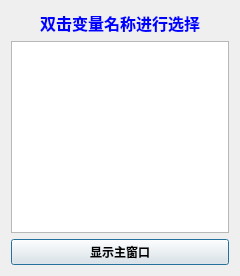
<?xml version='1.0' encoding='UTF-8'?>
<ui version="4.0">
 <class>VariableSelection</class>
 <widget class="QDialog" name="VariableSelection">
  <property name="geometry">
   <rect>
    <x>0</x>
    <y>0</y>
    <width>240</width>
    <height>276</height>
   </rect>
  </property>
  <property name="font">
   <font>
    <family>微软雅黑</family>
   </font>
  </property>
  <property name="windowTitle">
   <string>选择变量</string>
  </property>
  <layout class="QVBoxLayout" name="verticalLayout">
   <item>
    <widget class="QLabel" name="label">
     <property name="palette">
      <palette>
       <active>
        <colorrole role="WindowText">
         <brush brushstyle="SolidPattern">
          <color alpha="255">
           <red>0</red>
           <green>0</green>
           <blue>255</blue>
          </color>
         </brush>
        </colorrole>
        <colorrole role="Text">
         <brush brushstyle="SolidPattern">
          <color alpha="255">
           <red>0</red>
           <green>0</green>
           <blue>255</blue>
          </color>
         </brush>
        </colorrole>
        <colorrole role="PlaceholderText">
         <brush brushstyle="SolidPattern">
          <color alpha="128">
           <red>0</red>
           <green>0</green>
           <blue>255</blue>
          </color>
         </brush>
        </colorrole>
       </active>
       <inactive>
        <colorrole role="WindowText">
         <brush brushstyle="SolidPattern">
          <color alpha="255">
           <red>0</red>
           <green>0</green>
           <blue>255</blue>
          </color>
         </brush>
        </colorrole>
        <colorrole role="Text">
         <brush brushstyle="SolidPattern">
          <color alpha="255">
           <red>0</red>
           <green>0</green>
           <blue>255</blue>
          </color>
         </brush>
        </colorrole>
        <colorrole role="PlaceholderText">
         <brush brushstyle="SolidPattern">
          <color alpha="128">
           <red>0</red>
           <green>0</green>
           <blue>255</blue>
          </color>
         </brush>
        </colorrole>
       </inactive>
       <disabled>
        <colorrole role="WindowText">
         <brush brushstyle="SolidPattern">
          <color alpha="255">
           <red>120</red>
           <green>120</green>
           <blue>120</blue>
          </color>
         </brush>
        </colorrole>
        <colorrole role="Text">
         <brush brushstyle="SolidPattern">
          <color alpha="255">
           <red>120</red>
           <green>120</green>
           <blue>120</blue>
          </color>
         </brush>
        </colorrole>
        <colorrole role="PlaceholderText">
         <brush brushstyle="SolidPattern">
          <color alpha="128">
           <red>0</red>
           <green>0</green>
           <blue>0</blue>
          </color>
         </brush>
        </colorrole>
       </disabled>
      </palette>
     </property>
     <property name="font">
      <font>
       <family>微软雅黑</family>
       <pointsize>12</pointsize>
       <bold>true</bold>
      </font>
     </property>
     <property name="text">
      <string>双击变量名称进行选择</string>
     </property>
     <property name="alignment">
      <set>Qt::AlignmentFlag::AlignCenter</set>
     </property>
    </widget>
   </item>
   <item>
    <widget class="QListView" name="listView">
     <property name="minimumSize">
      <size>
       <width>0</width>
       <height>100</height>
      </size>
     </property>
     <property name="palette">
      <palette>
       <active>
        <colorrole role="Text">
         <brush brushstyle="SolidPattern">
          <color alpha="255">
           <red>0</red>
           <green>0</green>
           <blue>255</blue>
          </color>
         </brush>
        </colorrole>
        <colorrole role="PlaceholderText">
         <brush brushstyle="SolidPattern">
          <color alpha="128">
           <red>0</red>
           <green>0</green>
           <blue>255</blue>
          </color>
         </brush>
        </colorrole>
       </active>
       <inactive>
        <colorrole role="Text">
         <brush brushstyle="SolidPattern">
          <color alpha="255">
           <red>0</red>
           <green>0</green>
           <blue>255</blue>
          </color>
         </brush>
        </colorrole>
        <colorrole role="PlaceholderText">
         <brush brushstyle="SolidPattern">
          <color alpha="128">
           <red>0</red>
           <green>0</green>
           <blue>255</blue>
          </color>
         </brush>
        </colorrole>
       </inactive>
       <disabled>
        <colorrole role="Text">
         <brush brushstyle="SolidPattern">
          <color alpha="255">
           <red>120</red>
           <green>120</green>
           <blue>120</blue>
          </color>
         </brush>
        </colorrole>
        <colorrole role="PlaceholderText">
         <brush brushstyle="SolidPattern">
          <color alpha="128">
           <red>0</red>
           <green>0</green>
           <blue>0</blue>
          </color>
         </brush>
        </colorrole>
       </disabled>
      </palette>
     </property>
     <property name="font">
      <font>
       <family>微软雅黑</family>
       <pointsize>11</pointsize>
      </font>
     </property>
     <property name="editTriggers">
      <set>QAbstractItemView::EditTrigger::NoEditTriggers</set>
     </property>
     <property name="selectionBehavior">
      <enum>QAbstractItemView::SelectionBehavior::SelectRows</enum>
     </property>
     <property name="flow">
      <enum>QListView::Flow::TopToBottom</enum>
     </property>
     <property name="viewMode">
      <enum>QListView::ViewMode::ListMode</enum>
     </property>
     <property name="selectionRectVisible">
      <bool>true</bool>
     </property>
    </widget>
   </item>
   <item>
    <widget class="QPushButton" name="pushButton">
     <property name="font">
      <font>
       <family>微软雅黑</family>
       <bold>true</bold>
      </font>
     </property>
     <property name="text">
      <string>显示主窗口</string>
     </property>
    </widget>
   </item>
  </layout>
 </widget>
 <resources />
 <connections />
</ui>
